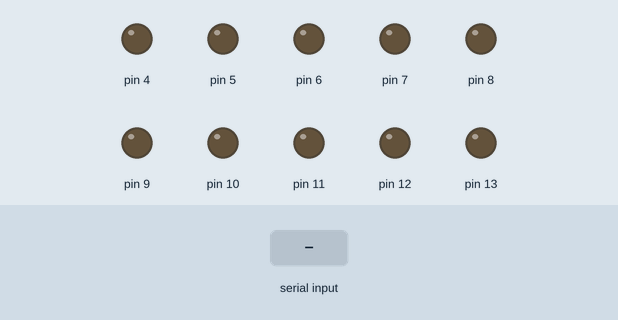
A sketch run on a simulated Arduino Uno, built with avr-gcc and run on an emulated ATmega328P. On the bench: output pins drawn as LEDs (lit = HIGH). Inputs (shaded band) come from the test bench. What the sketch prints to the serial monitor is not drawn.

Above: at 1.2 s.
1.3 s: byte 11 (11) received over Serial
At 2.4 s:
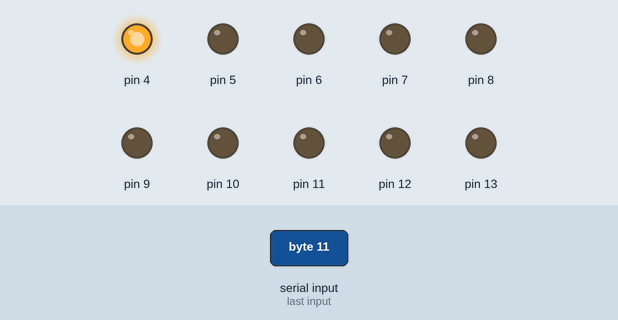
2.8 s: byte 22 (22) received over Serial
At 3.6 s:
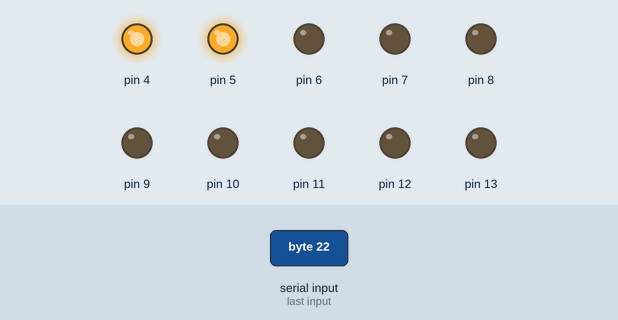
4.3 s: "o\n" received over Serial
At 4.7 s:
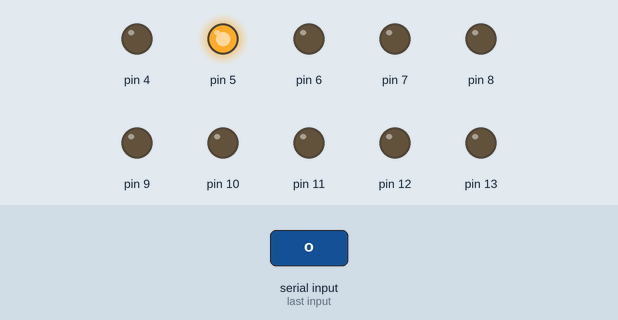
5.8 s: byte 33 (33) received over Serial
At 7.0 s:
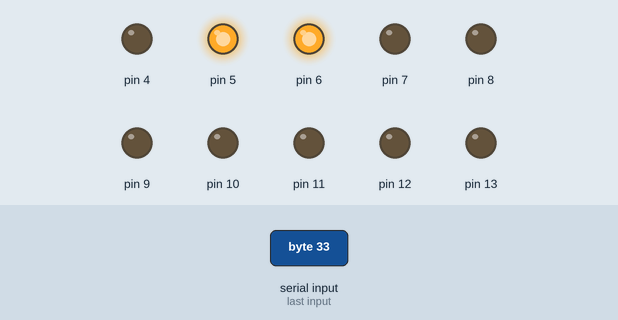
7.3 s: byte 222 (222) received over Serial
At 8.2 s:
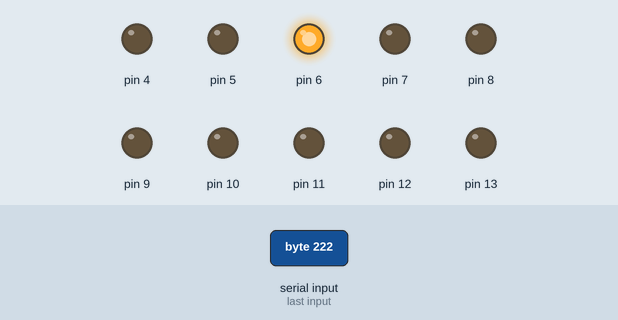
8.8 s: byte 44 (44) received over Serial
At 9.3 s:
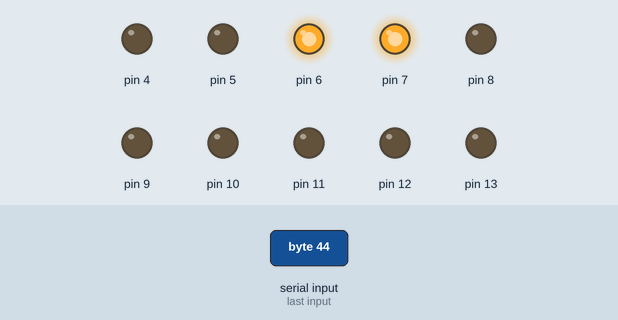
Timing chart, 0 to 11.3 s (numbered marks = the images above; inputs shaded):
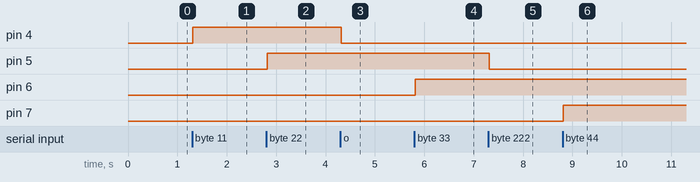

Measured:
- after the input at 1.3 s, pin 4: LOW → HIGH at once
- after the input at 2.8 s, pin 5: LOW → HIGH at once
- after the input at 4.3 s, pin 4: HIGH → LOW at once
- after the input at 5.8 s, pin 6: LOW → HIGH at once
- after the input at 7.3 s, pin 5: HIGH → LOW at once
- after the input at 8.8 s, pin 7: LOW → HIGH at once

The sketch:

Relay_10_example.ino
```cpp
// the setup function runs once when you press reset or power the board

  bool light01 = false;
  bool light02 = false;
  bool light03 = false;
  bool light04 = false;

  //直前までの値を入れる,それと変化したらokしてあげる
  int beforeNum = 0;
  int nowtimeNum = 0;

void setup() {
  Serial.begin(9600);

  // initialize digital pin 4-13 as an output.
  pinMode(4, OUTPUT);
  pinMode(5, OUTPUT);
  pinMode(6, OUTPUT);
  pinMode(7, OUTPUT);

  pinMode(8, OUTPUT);
  pinMode(9, OUTPUT);
  pinMode(10, OUTPUT);
  pinMode(11, OUTPUT);
  pinMode(12, OUTPUT);
  pinMode(13, OUTPUT);


}

// the loop function runs over and over again forever
void loop() {
  int i=0;

  //processingから受け取った値に沿って光をつけるようにする
Serial.print(Serial.read());
Serial.print("\n");

  if(Serial.available()>0){
Serial.print("------------");

nowtimeNum = Serial.read();

   if(nowtimeNum != beforeNum){
      switch(nowtimeNum){

      case 11:
        if(light01 == false){
          digitalWrite(4, HIGH);
          light01 = true;
        }
        break;
      case 111:
        if(light01 == true){
          digitalWrite(4, LOW);
          light01 = false;
        }
        break;

      case 22:
        if(light02 == false){
          digitalWrite(5, HIGH);
          light02 = true;
        }
        break;
      case 222:
        if(light02 == true){
          digitalWrite(5, LOW);
          light02 = false;
        }
        break;

      case 33:
        if(light03 == false){
          digitalWrite(6, HIGH);
          light03 = true;
        }
        break;
      case 34:
        if(light03 == true){
          digitalWrite(6, LOW);
          light03 = false;
        }
        break;

      case 44:
        if(light04 == false){
          digitalWrite(7, HIGH);
          light04 = true;
        }
        break;
      case 45:
        if(light04 == true){
          digitalWrite(7, LOW);
          light04 = false;
        }
        break;

        default:
        Serial.print("----------");
        Serial.print(light01);
        Serial.print(light02);
        Serial.print(light03);
        Serial.print(light04);
        Serial.print("----------");
        break;
        beforeNum = nowtimeNum;
    }

  }

  }

//  //1つずつ順番に点灯
//  singleOn();
//
//  //2つずつ順番に点灯
//  doubleOn();
//
//  //1つずつ増やして減らす
//  wave();
//
//  //3つずつ光らせる
//  tripleOn();
//  tripleOn();
//  tripleOn();
//
//  //半分ずつ光らせる
//  halfOn();

  //全体点滅
//  blinkAll(2000);

//  //caution!
//  blinkAll(500);
//  blinkAll(500);
//
//  //danger!
//  blinkAll(250);
//  blinkAll(250);
//  blinkAll(250);
//  blinkAll(250);
//
//  blinkAll(125);
//  blinkAll(125);
//  blinkAll(125);
//  blinkAll(125);
//
//  blinkAll(50);
//  blinkAll(50);
//  blinkAll(50);
//  blinkAll(50);

}


void singleOn() {
  for(int i=4;i<14;i++){
    if(i>4){
      digitalWrite(i-1, LOW);
    }
    digitalWrite(i, HIGH);
    Serial.println(i);
    delay(1000);
  }
  digitalWrite(13, LOW);
}

void doubleOn() {
  for(int i=4;i<14-1;i+=2){
    if(i>5){
      digitalWrite(i-1, LOW);
      digitalWrite(i-2, LOW);
    }
    digitalWrite(i, HIGH);
    digitalWrite(i+1, HIGH);
    Serial.print(i);
    Serial.print(",");
    Serial.println(i+1);
    delay(1000);
  }
  digitalWrite(12, LOW);
  digitalWrite(13, LOW);
}

void tripleOn(){
  for(int i=4;i<14-2;i+=3){
    if(i>6){
      digitalWrite(i-1, LOW);
      digitalWrite(i-2, LOW);
      digitalWrite(i-3, LOW);
    }
    digitalWrite(i, HIGH);
    digitalWrite(i+1, HIGH);
    digitalWrite(i+2, HIGH);
    Serial.print(i);
    Serial.print(",");
    Serial.print(i+1);
    Serial.print(",");
    Serial.println(i+2);
    delay(1000);
  }
  digitalWrite(10, LOW);
  digitalWrite(11, LOW);
  digitalWrite(12, LOW);
}

void wave() {
  for(int i=4;i<14;i++){
    digitalWrite(i, HIGH);
    Serial.print(i);
    if(i<13){
      Serial.print(",");
    } else {
      Serial.println("");
    }
    delay(1000);
  }
  for(int i=4;i<14;i++){
    digitalWrite(i, LOW);
    Serial.print(i);
    if(i<13){
      Serial.print(",");
    } else {
      Serial.println("");
    }
    delay(1000);
  }
}

void halfOn() {
  for(int i=0; i<5; i++){
    digitalWrite(4, HIGH);
    digitalWrite(5, HIGH);
    digitalWrite(6, HIGH);
    digitalWrite(7, HIGH);
    digitalWrite(8, HIGH);
    Serial.println("left");
    delay(1000);
    digitalWrite(4, LOW);
    digitalWrite(5, LOW);
    digitalWrite(6, LOW);
    digitalWrite(7, LOW);
    digitalWrite(8, LOW);

    digitalWrite(9, HIGH);
    digitalWrite(10, HIGH);
    digitalWrite(11, HIGH);
    digitalWrite(12, HIGH);
    digitalWrite(13, HIGH);
    Serial.println("right");
    delay(1000);
    digitalWrite(9, LOW);
    digitalWrite(10, LOW);
    digitalWrite(11, LOW);
    digitalWrite(12, LOW);
    digitalWrite(13, LOW);
  }
}

void blinkAll(int delayTime){
  for(int i=0; i<5; i++){
    for(int j=4; j<14; j++){
      digitalWrite(j, HIGH);
    }
    Serial.println("All on");
    delay(delayTime);
    for(int j=4; j<14; j++){
      digitalWrite(j, LOW);
    }
    Serial.println("All off");
    delay(delayTime);
  }
}
```
